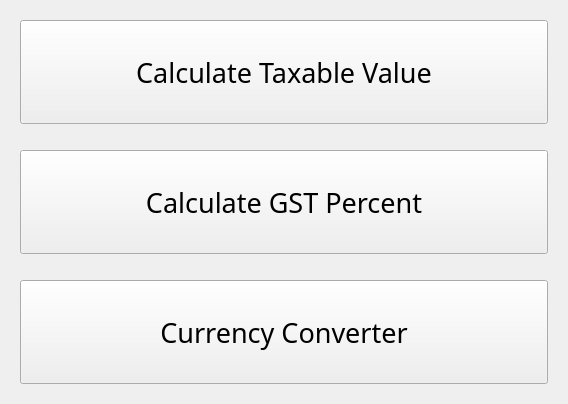
<?xml version="1.0" encoding="UTF-8"?>
<ui version="4.0">
 <class>Form</class>
 <widget class="QWidget" name="Form">
  <property name="geometry">
   <rect>
    <x>0</x>
    <y>0</y>
    <width>568</width>
    <height>404</height>
   </rect>
  </property>
  <property name="windowTitle">
   <string>Form</string>
  </property>
  <layout class="QVBoxLayout" name="verticalLayout_2">
   <item>
    <widget class="QStackedWidget" name="stackedWidget">
     <widget class="QWidget" name="page">
      <layout class="QVBoxLayout" name="verticalLayout">
       <item>
        <layout class="QHBoxLayout" name="horizontal_Layout_Calculate_Taxable_Value_2">
         <item>
          <widget class="QPushButton" name="pushButton_Calculate_Taxable_Value_2">
           <property name="sizePolicy">
            <sizepolicy hsizetype="Expanding" vsizetype="Expanding">
             <horstretch>0</horstretch>
             <verstretch>0</verstretch>
            </sizepolicy>
           </property>
           <property name="font">
            <font>
             <family>TF2 Build</family>
             <pointsize>20</pointsize>
            </font>
           </property>
           <property name="text">
            <string>Calculate Taxable Value</string>
           </property>
          </widget>
         </item>
        </layout>
       </item>
       <item>
        <layout class="QHBoxLayout" name="horizontalLayout_Spacer1_2">
         <item>
          <spacer name="verticalSpacer_3">
           <property name="orientation">
            <enum>Qt::Vertical</enum>
           </property>
           <property name="sizeType">
            <enum>QSizePolicy::Fixed</enum>
           </property>
           <property name="sizeHint" stdset="0">
            <size>
             <width>20</width>
             <height>20</height>
            </size>
           </property>
          </spacer>
         </item>
        </layout>
       </item>
       <item>
        <layout class="QHBoxLayout" name="horizontal_Layout_Calculate_GST_Percent_2">
         <item>
          <widget class="QPushButton" name="pushButton_Calculate_GST_Percent_2">
           <property name="sizePolicy">
            <sizepolicy hsizetype="Expanding" vsizetype="Expanding">
             <horstretch>0</horstretch>
             <verstretch>0</verstretch>
            </sizepolicy>
           </property>
           <property name="font">
            <font>
             <family>TF2 Build</family>
             <pointsize>20</pointsize>
            </font>
           </property>
           <property name="text">
            <string>Calculate GST Percent</string>
           </property>
          </widget>
         </item>
        </layout>
       </item>
       <item>
        <layout class="QHBoxLayout" name="horizontalLayout_Spacer2_2">
         <item>
          <spacer name="verticalSpacer_4">
           <property name="orientation">
            <enum>Qt::Vertical</enum>
           </property>
           <property name="sizeType">
            <enum>QSizePolicy::Fixed</enum>
           </property>
           <property name="sizeHint" stdset="0">
            <size>
             <width>20</width>
             <height>20</height>
            </size>
           </property>
          </spacer>
         </item>
        </layout>
       </item>
       <item>
        <layout class="QHBoxLayout" name="horizontal_Layout_Currency_Converter_2">
         <item>
          <widget class="QPushButton" name="pushButton_Currency_Converter_2">
           <property name="sizePolicy">
            <sizepolicy hsizetype="Expanding" vsizetype="Expanding">
             <horstretch>0</horstretch>
             <verstretch>0</verstretch>
            </sizepolicy>
           </property>
           <property name="font">
            <font>
             <family>TF2 Build</family>
             <pointsize>20</pointsize>
            </font>
           </property>
           <property name="text">
            <string>Currency Converter</string>
           </property>
          </widget>
         </item>
        </layout>
       </item>
      </layout>
     </widget>
     <widget class="QWidget" name="page_2"/>
    </widget>
   </item>
  </layout>
 </widget>
 <resources/>
 <connections/>
</ui>
